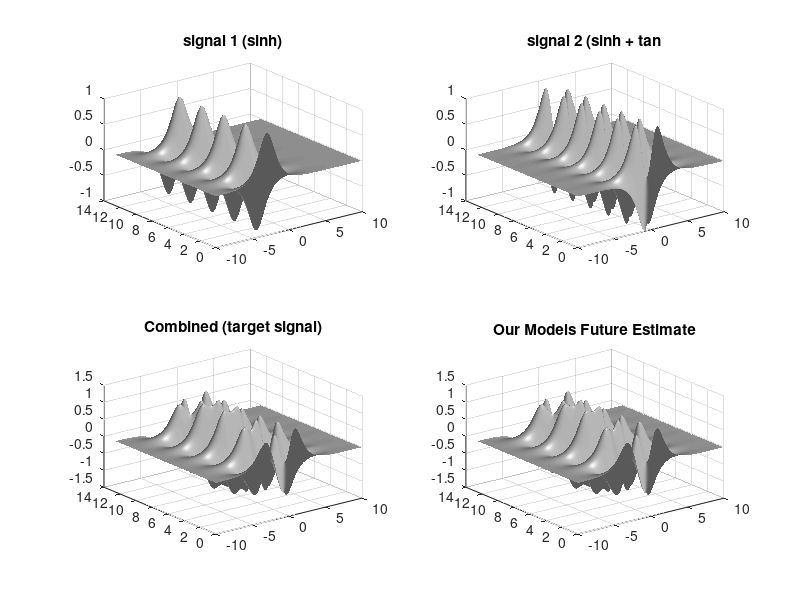
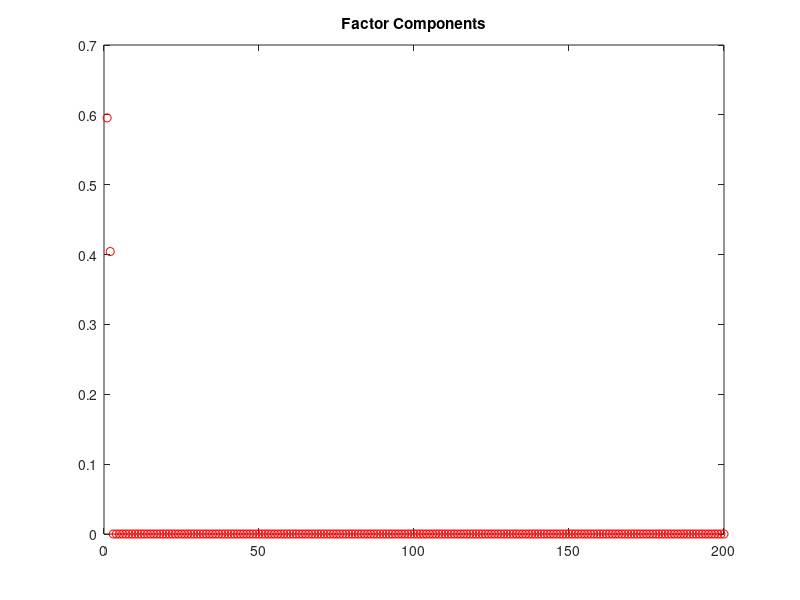
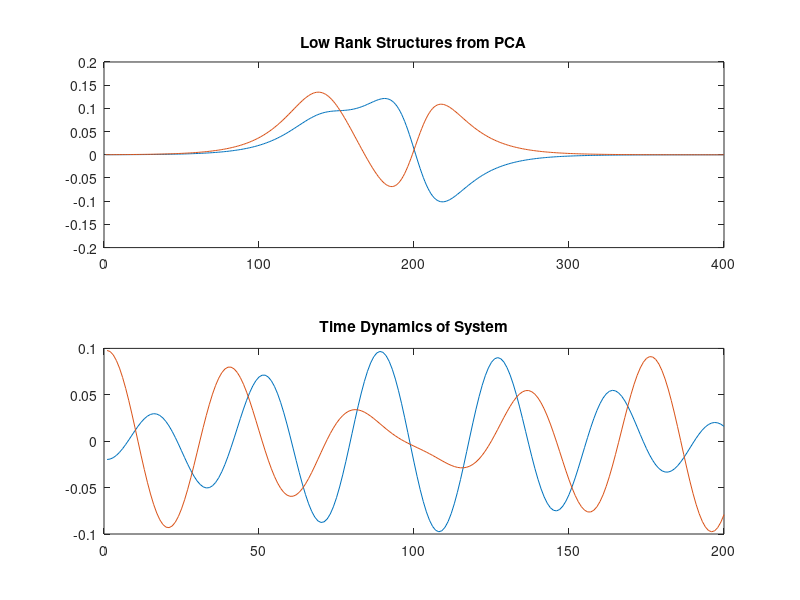
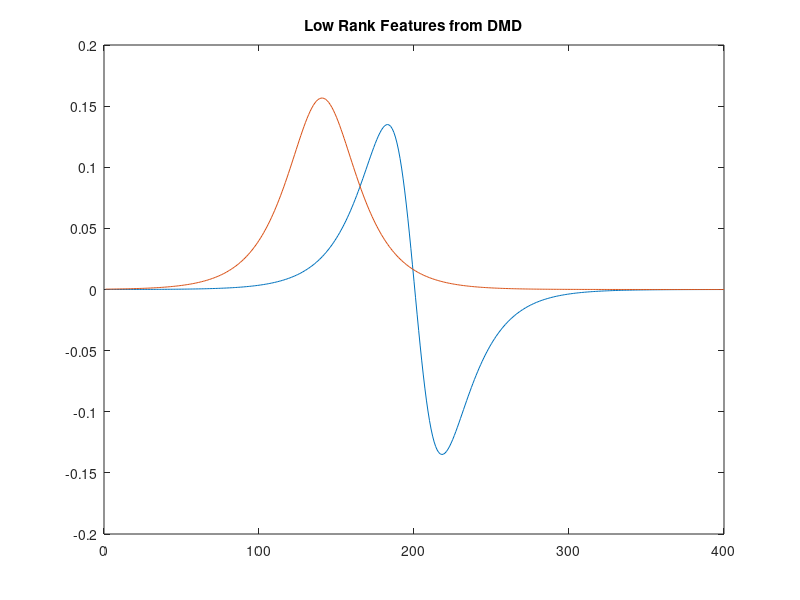

MATLAB code for these plots, in order:
clear all, close all, clc

%Dynamic Mode Decomposition (DMD) is similar to PCA, Principal Component
%Analysis.  However it does not have an orthogonality constraint so it is
%able to pull apart individual components of signals better.  Ex:

xi = linspace(-10,10,400); %400 spatial points
t=linspace(0,4*pi,200); %200 time points
dt=t(2)-t(1); %delta time, controls timestepping

[Xgrid, T]=meshgrid(xi,t); %builds grid of X and T(time)

% Observe two distinct signals mixed together, and pull them apart:
f1=sech(Xgrid+3).*(1*exp(i*2.3*T)); % Hyperbolic Secant(sech)
f2=(sech(Xgrid).*tanh(Xgrid)).*(2*exp(i*2.8*T)); % Sech + Tan
f =f1+f2;

% Plot individual signals and their combination:
subplot(2,2,1), surfl(Xgrid, T, real(f1)); shading interp, colormap(gray)
title('signal 1 (sinh)')
subplot(2,2,2), surfl(Xgrid, T, real(f2)); shading interp, colormap(gray)
title('signal 2 (sinh + tan')
subplot(2,2,3), surfl(Xgrid, T, real(f)); shading interp, colormap(gray)
title('Combined (target signal)')

% Can we pull out the 2 source signals from the combined signal? Lets
% compare PCA and DMD:

[u,s,v]=svd(f.'); %support vector decomposition, basically PCA to pull out low-rank structures of signal
figure(2)
plot(diag(s)/(sum(diag(s))),'ro')
title('Factor Components')

% Plot Low Rank Features given from PCA:
figure(3)
subplot(2,1,1), plot(real(u(:,1:2)))
title('Low Rank Structures from PCA')
subplot(2,1,2), plot(real(v(:,1:2)))
title('Time Dynamics of System')

% We can see SVD (or PCA) has pulled out what it deems the most essential
% elements of our signal, however it has not pulled the individual
% components. DMD fixes this, lets try that now:

%===================================================================
% DMD
X=f.'; %transpose of our combined signal
X1=X(:,1:end-1); 
X2=X(:,2:end);

r=2; % rank, # of feature components
[U,S,V]=svd(X1,'econ'); %old friend SVD

% Pull out first R columns of SVD:
Ur=U(:,1:r); 
Sr=S(1:r,1:r);
Vr=V(:,1:r);

Approx=Ur'*X2*Vr/Sr; %least square fit matrix in low dimensional subspace
[W,D]=eig(Approx); %eig functions and values
Phi=X2*Vr/Sr*W; %DMD modes, how we get back to our real fully dimensional output

lambda=diag(D); %eig values are our diagonals of D
omega=log(lambda)/dt;

% Plot Low Rank Features given from DMD:
figure(4)
plot(real(Phi(:,1:2)))
title('Low Rank Features from DMD')

% Build solution iteratively for each timestep:
x1=X(:,1); %next timestep
b=Phi\x1; %models guess at next timestep

%t2=linspace(0,20*pi,200); %optional increase forecast range
time_dynamics=zeros(r,length(t)); %range we want to forecast

for iter=1:length(t)
    time_dynamics(:,iter)=(b.*exp(omega*t(iter)));
end

% Plot our forecast of target:
X_dmd=Phi*time_dynamics;
figure(1)
subplot(2,2,4), surfl(Xgrid, T, real(X_dmd).'); shading interp, colormap(gray)
title('Our Models Future Estimate')
